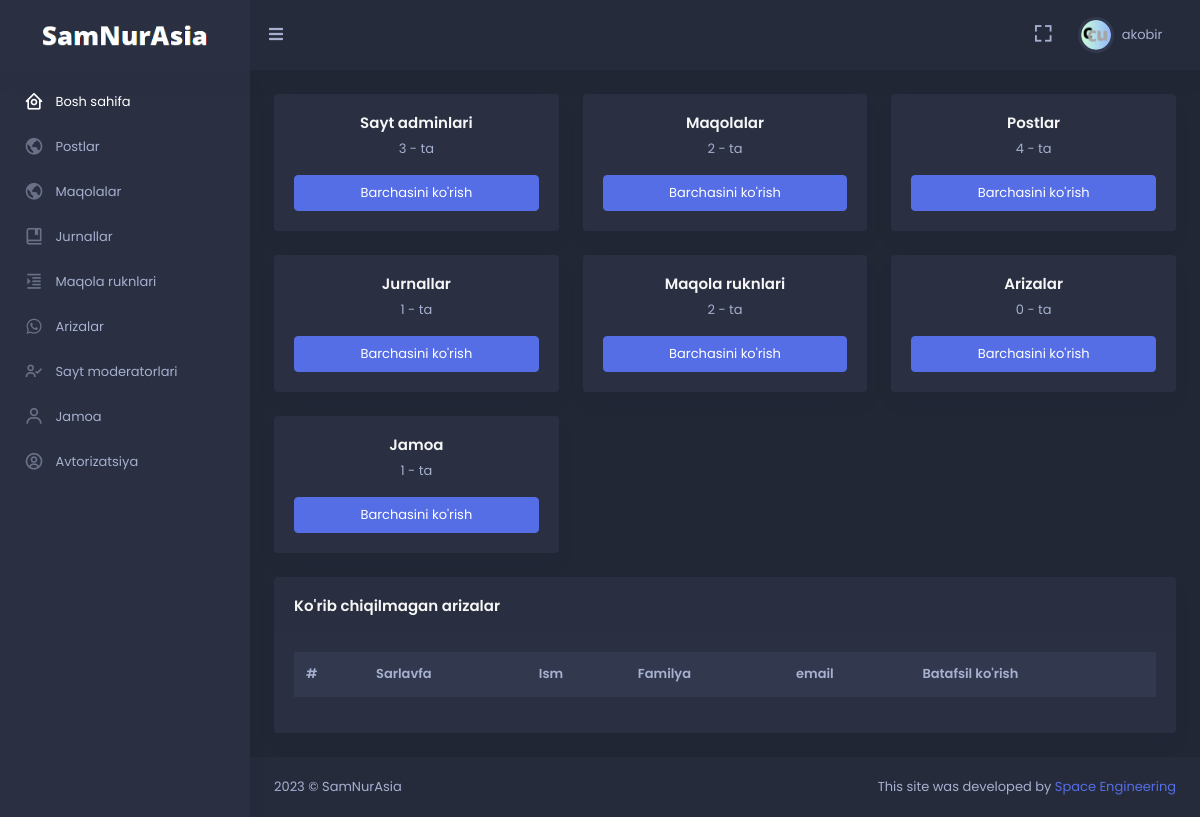
The page /moderator/ (signed in) on the database its author committed.
### moderator/models.py (models this page shows, shortened)
class User(AbstractUser):
    image = models.ImageField(null=True, blank=True, upload_to='images/avatar')
    dark_mode = models.BooleanField(default=False)
    class Meta:
        verbose_name = 'User'
        verbose_name_plural = '1. Userlar'

### moderator/decorator.py (the view)
    def wrapper_func(request, *args, **kwargs):
        if Moderator.get_moderator_or_None(request=request) is not None:
            return func(request, *args, **kwargs)
        else:
            raise Http404()

### moderator/decorator.py (called while the page is built)
def moderator_only(func):
    def wrapper_func(request, *args, **kwargs):
        if Moderator.get_moderator_or_None(request=request) is not None:
            return func(request, *args, **kwargs)
        else:
            raise Http404()
    return wrapper_func

### moderator/models.py (called while the page is built)
    def get_moderator_or_None(request: WSGIRequest):
        if not request.user.is_authenticated:
            return None
        user = request.user
        if not (user.is_active and user.is_staff):
            return None
        try:
            moderator = Moderator.objects.get(user_id=user.pk)
            return moderator
        except:
            return None

### moderator/views.py (called while the page is built)
@login_required(login_url='login')
@moderator_only
def dashboard(request: WSGIRequest):
    data_not_viewed = Petition.objects.filter(is_viewed=False)
    data_sum_list = [
        len(Moderator.objects.all()),
        len(Article.objects.all()),
        len(Post.objects.all()),
        len(Journal.objects.all()),
        len(ArticleColumn.objects.all()),
        len(Petition.objects.all()),
        len(Team.objects.all())
    ]
    return render(request, 'moderator/index.html', {
        'data': data_not_viewed,
        'sums': data_sum_list,
    })

### templates/moderator/index.html (shortened to what this page needs)
{% extends 'moderator/base.html' %}
{% block content %}
<div class="row">
    <div class="col-lg-4 ">
        <div class="card card-body text-center">
            <h4 class="card-title"> Sayt adminlari </h4>
            <p class="card-text">
                {{sums.0}} - ta
            </p>
            <a href="{% url 'moderator_all' %}" class="btn btn-primary waves-effect waves-light">Barchasini ko'rish</a>
        </div>
    </div>
    <div class="col-lg-4 ">
        <div class="card card-body text-center">
            <h4 class="card-title"> Maqolalar </h4>
            <p class="card-text">
                {{sums.1}} - ta
            </p>
            <a href="{% url 'all_article' %}" class="btn btn-primary waves-effect waves-light">Barchasini ko'rish</a>
        </div>
    </div>
    <div class="col-lg-4 ">
        <div class="card card-body text-center">
            <h4 class="card-title"> Postlar </h4>
            <p class="card-text">
                {{sums.2}} - ta
            </p>
            <a href="{% url 'all_posts' %}" class="btn btn-primary waves-effect waves-light">Barchasini ko'rish</a>
        </div>
    </div>
    <div class="col-lg-4 ">
        <div class="card card-body text-center">
            <h4 class="card-title"> Jurnallar </h4>
            <p class="card-text">
                {{sums.3}} - ta
            </p>
            <a href="{% url 'journal_all' %}" class="btn btn-primary waves-effect waves-light">Barchasini ko'rish</a>
        </div>
    </div>
    <div class="col-lg-4 ">
        <div class="card card-body text-center">
            <h4 class="card-title"> Maqola ruknlari </h4>
            <p class="card-text">
                {{sums.4}} - ta
            </p>
            <a href="{% url 'article_col_all' %}" class="btn btn-primary waves-effect waves-light">Barchasini ko'rish</a>
        </div>
    </div>
    <div class="col-lg-4 ">
        <div class="card card-body text-center">
            <h4 class="card-title"> Arizalar </h4>
            <p class="card-text">
                {{sums.5}} - ta
            </p>
            <a href="{% url 'petition_all' %}" class="btn btn-primary waves-effect waves-light">Barchasini ko'rish</a>
        </div>
    </div>
    <div class="col-lg-4 ">
        <div class="card card-body text-center">
            <h4 class="card-title"> Jamoa </h4>
            <p class="card-text">
                {{sums.6}} - ta
            </p>
            <a href="{% url 'team_all' %}" class="btn btn-primary waves-effect waves-light">Barchasini ko'rish</a>
        </div>
    </div>
</div>
<div class="row">
    <div class="col-lg-12">
        <div class="card">
            <div class="card-header">
                <h3 class="card-title" style="margin-top: 10px;">
                    Ko'rib chiqilmagan arizalar
                </h3>
            </div>
            <div class="card-body">
                <div class="table-responsive">
                    <table class="table align-middle table-nowrap table-hover">
                        <thead class="table-light">
                            <tr>
                                <th scope="col" style="width: 70px;">#</th>
                                <th scope="col">Sarlavfa</th>
                                <th scope="col">Ism</th>
                                <th scope="col">Familya</th>
                                <th scope="col">email</th>
                                <th scope="col">Batafsil ko'rish</th>
                            </tr>
                        </thead>
                    </table>
                </div>
            </div>
        </div>
    </div>
</div>
{% endblock %}

### templates/moderator/base.html (shortened to what this page needs)
<!doctype html> {% load static %}
<html lang="en">
<head>
    <link href="{% static 'skote/assets/css/bootstrap.min.css' %}" id="bootstrap-style" rel="stylesheet"
        type="text/css" />
    <link href="{% static 'skote/assets/css/icons.min.css' %}" rel="stylesheet" type="text/css" />
    <link href="{% static 'skote/assets/css/app.min.css' %}" id="app-style" rel="stylesheet" type="text/css" />
</head>
{% if user.dark_mode == True %}
<body data-sidebar="dark" data-layout-mode="dark">
    {% else %}
<body data-sidebar="light" data-layout-mode="light">
        {% endif %}
        <div id="layout-wrapper">
            <header id="page-topbar">
                <div class="navbar-header">
                    <div class="d-flex">
                        <div class="navbar-brand-box">
                            <a href="#" class="logo logo-light" style="pointer-events: none;">
                                <span class="logo-lg">
                                    <img src="{% static 'image/dark.png' %}" alt="" height="22">
                                </span>
                            </a>
                        </div>
                        <button type="button" class="btn btn-sm px-3 font-size-16 header-item waves-effect"
                            id="vertical-menu-btn">
                            <i class="fa fa-fw fa-bars"></i>
                        </button>
                    </div>
                    <div class="d-flex">
                        <div class="dropdown d-none d-lg-inline-block ms-1">
                            <button type="button" class="btn header-item noti-icon waves-effect"
                                data-bs-toggle="fullscreen">
                                <i class="bx bx-fullscreen"></i>
                            </button>
                        </div>
                        <div class="dropdown d-inline-block">
                            <button type="button" class="btn header-item waves-effect" id="page-header-user-dropdown"
                                data-bs-toggle="dropdown" aria-haspopup="true" aria-expanded="false">
                                <img class="rounded-circle header-profile-user"
                                    src="{% if user.image %}{{user.image.url}}{% else %}{% static 'skote/assets/images/users/avatar_default.png' %}{% endif %}"
                                    alt="Header Avatar">
                                <span class="d-none d-xl-inline-block ms-1" key="t-henry">{{ user.username }}</span>
                                <i class="mdi mdi-chevron-down d-none d-xl-inline-block"></i>
                            </button>
                        </div>
                    </div>
                </div>
            </header>
            <div class="vertical-menu">
                <div data-simplebar class="h-100">
                    <div id="sidebar-menu">
                        <ul class="metismenu list-unstyled" id="side-menu">
                            <li>
                                <a href="{% url 'dashboard' %}" >
                                    <i class="bx bx-home-circle"></i>
                                    <span key="t-dashboards"> Bosh sahifa </span>
                                </a>
                            </li>
                            <li>
                                <a href="{% url 'all_posts' %}">
                                    <i class="bx bx-world"></i>
                                    <span key="t-dashboards"> Postlar </span>
                                </a>
                            </li>
                            <li>
                                <a href="{% url 'all_article' %}">
                                    <i class="bx bx-world"></i>
                                    <span key="t-dashboards"> Maqolalar </span>
                                </a>
                            </li>
                            <li>
                                <a href="{% url 'journal_all' %}">
                                    <i class="bx bx-book-bookmark"></i>
                                    <span key="t-dashboards"> Jurnallar </span>
                                </a>
                            </li>
                            <li>
                                <a href="{% url 'article_col_all' %}" class="waves-effect">
                                    <i class="bx bx-right-indent"></i>
                                    <span key="t-chat"> Maqola ruknlari </span>
                                </a>
                            </li>
                            <li>
                                <a href="{% url 'petition_all' %}" class="waves-effect">
                                    <i class="bx bxl-whatsapp"></i>
                                    <span key="t-file-manager">Arizalar</span>
                                </a>
                            </li>
                            <li>
                                <a href="{% url 'moderator_all' %}" class="waves-effect">
                                    <i class="bx bx-user-check"></i>
                                    <span key="t-file-manager">Sayt moderatorlari</span>
                                </a>
                            </li>
                            <li>
                                <a href="{% url 'team_all' %}" class="waves-effect">
                                    <i class="bx bx-user"></i>
                                    <span key="t-file-manager"> Jamoa </span>
                                </a>
                            </li>
                            <li>
                                <a href="#" class="has-arrow waves-effect">
                                    <i class="bx bx-user-circle"></i>
                                    <span key="t-ecommerce">Avtorizatsiya</span>
                                </a>
                            </li>
                        </ul>
                    </div>
                </div>
            </div>
            <div class="main-content">
                <div class="page-content">
                    <div class="container-fluid">
                        {% block content %}{% endblock %}
                    </div>
                </div>
                <footer class="footer">
                    <div class="container-fluid">
                        <div class="row">
                            <div class="col-sm-6">
                                <script>document.write(new Date().getFullYear())</script> © SamNurAsia
                            </div>
                            <div class="col-sm-6">
                                <div class="text-sm-end d-none d-sm-block">
                                    This site was developed by <a href="#">Space Engineering</a>
                                </div>
                            </div>
                        </div>
                    </div>
                </footer>
            </div>
        </div>
    </body>
</html>

### rows shown on the page
User: image (picture), username "akobir"

### other values the page prints
{{ sums.0 }} "3"
{{ sums.1 }} "2"
{{ sums.2 }} "4"
{{ sums.3 }} "1"
{{ sums.4 }} "2"
{{ sums.5 }} "0"
{{ sums.6 }} "1"
